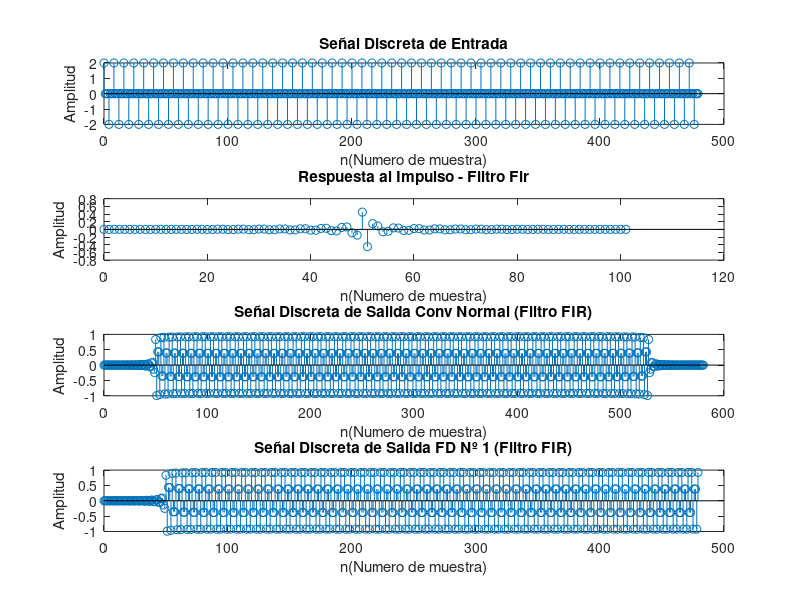
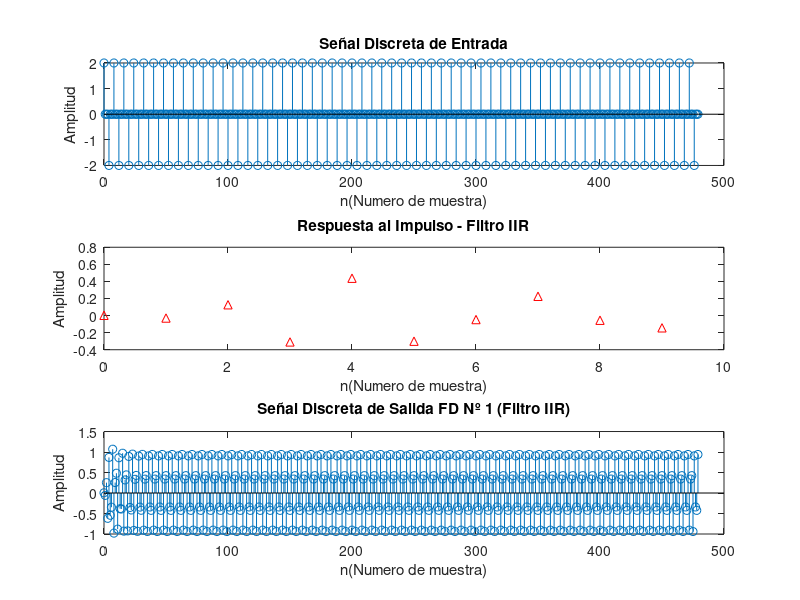

Here is the MATLAB script that generated these plots, in order: (Note: this script raises an error after producing the figures.)
clear variables;
close all;
clc;

%Parámetros del muestreador

Fs = 8000;      %Freuencia de muestreo
T = 1/Fs;       %Periodo de muestreo
Tc = 60/1000;   %Tiempo de captura
t = 0:T:Tc-T;   %Vector Tiempo

%t = nT;
%n=t/T;
nx = t./T;      %Vector de muestras

x = cos(2*pi*1000*t)+cos(2*pi*3000*t);  %Señal Discreta

%Filtro FIR
Nh = 101;   %Orden del Filtro  FIR
nh = 0:Nh;  %Vector de posiciones del Filtro
tetha_c = pi/2; %Frecuencia de corte en relativo
pa = (-1).^nh;
h_sin_w = pa.*sin(tetha_c*(nh-Nh/2))./(pi*(nh-Nh/2));
% w = ones(Nh+1,1);
w = hamming(Nh+1);
h = h_sin_w.*w';

%Filtro IIR
N_IIR = 10; %Orden del Filtro IIR
tetha_c_n = (tetha_c/pi);   %Frecuencia de corte normalizada de 0-1 es 0-pi
[b,a] = butter(N_IIR,tetha_c_n,"high");


%Proceso de Filtrado
y1 = conv(x,h); %Método Tradicional con filtro FIR 
y2 = filter(h,1,x); %Forma Directa Nº1 con filtro FIR - No agrega muestras
y3 = filter(b,a,x); %Forma Directa Nº1 con filtro IIR - No agrega muestras

ny1 = 0:length(y1)-1;

% figure();
% subplot(5,1,1);stem(nx,x);title("Señal Discreta de Entrada");xlabel("n(Numero de muestra)");ylabel("Amplitud");
% subplot(5,1,2);stem(nh,h);title("Respuesta al Impulso - Filtro Fir");xlabel("n(Numero de muestra)");ylabel("Amplitud");
% subplot(5,1,3);stem(ny1,y1);title("Señal Discreta de Salida Conv Normal (Filtro FIR)");xlabel("n(Numero de muestra)");ylabel("Amplitud");
% subplot(5,1,4);stem(nx,y2);title("Señal Discreta de Salida FD Nº 1 (Filtro FIR)");xlabel("n(Numero de muestra)");ylabel("Amplitud");
% subplot(5,1,5);stem(nx,y3);title("Señal Discreta de Salida FD Nº 1 (Filtro IIR)"); xlabel("n(Numero de muestra)");ylabel("Amplitud");
figure();
subplot(4,1,1);stem(nx,x);title("Señal Discreta de Entrada");xlabel("n(Numero de muestra)");ylabel("Amplitud");
subplot(4,1,2);stem(nh,h);title("Respuesta al Impulso - Filtro Fir");xlabel("n(Numero de muestra)");ylabel("Amplitud");
subplot(4,1,3);stem(ny1,y1);title("Señal Discreta de Salida Conv Normal (Filtro FIR)");xlabel("n(Numero de muestra)");ylabel("Amplitud");
subplot(4,1,4);stem(nx,y2);title("Señal Discreta de Salida FD Nº 1 (Filtro FIR)");xlabel("n(Numero de muestra)");ylabel("Amplitud");


figure();
subplot(3,1,1);stem(nx,x);title("Señal Discreta de Entrada");xlabel("n(Numero de muestra)");ylabel("Amplitud");
subplot(3,1,2);impz(b, a, 10);title("Respuesta al Impulso - Filtro IIR");xlabel("n(Numero de muestra)");ylabel("Amplitud");
subplot(3,1,3);stem(nx,y3);title("Señal Discreta de Salida FD Nº 1 (Filtro IIR)"); xlabel("n(Numero de muestra)");ylabel("Amplitud");

%Frecuencias
[X,FRECX] = fourier(x,2*pi);

[H1,FRECH1] = freqz(h,1,8192,2*pi);
[Y1,FRECY1] = fourier(y1,2*pi);
[Y2,~] = fourier(y2,2*pi);

[H2,FRECH2] = freqz(b,a,8192,2*pi);
[Y3,~] = fourier(y3,2*pi);

figure();
subplot(4,1,1);plot(FRECX,abs(X));title("Espectro de Magnitud Señal de Entrada");xlabel("Frecuencia (rad)");
subplot(4,1,2);plot(FRECH1,abs(H1));title("Respuesta en Frecuencia Filtro FIR");xlabel("Frecuencia (rad)");
subplot(4,1,3);plot(FRECY1,abs(Y1));title("Espectro de Magnitud Señal de Salida - Conv FIR");xlabel("Frecuencia (rad)");
subplot(4,1,4);plot(FRECX,abs(Y2));title("Espectro de Magnitud Señal de Salida - FD1 FIR");xlabel("Frecuencia (rad)");

figure();
subplot(3,1,1);plot(FRECX,abs(X));title("Espectro de Magnitud Señal de Entrada");xlabel("Frecuencia (rad)");
subplot(3,1,2);plot(FRECH2,abs(H2));title("Respuesta en Frecuencia Filtro IIR");xlabel("Frecuencia (rad)");
subplot(3,1,3);plot(FRECX,abs(Y3));title("Espectro de Magnitud Señal de Salida - FD1 IIR");xlabel("Frec(rad)");ylabel("Amplitud");
